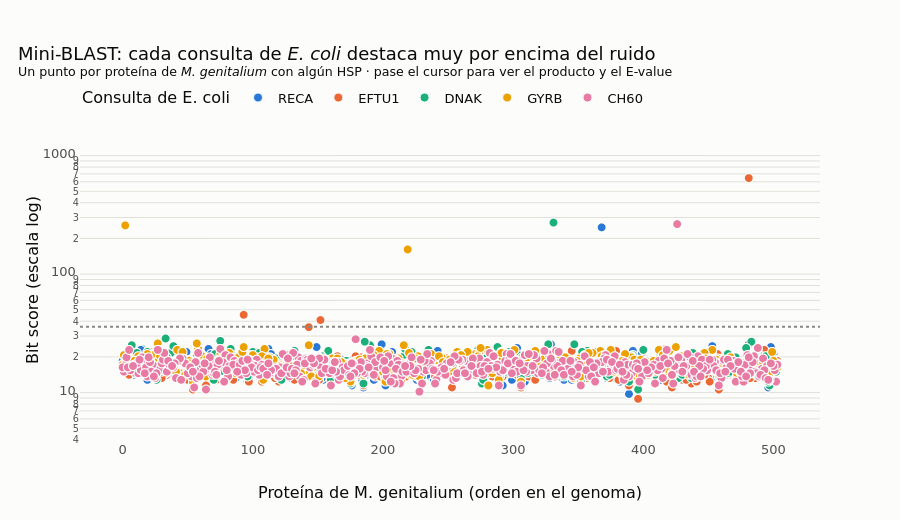

Here is the notebook cell this chart was saved with:
### Code cell
order = {tag: k for k, (tag, _, _) in enumerate(proteome)}
plot_df = hits_df.assign(protein_index=hits_df["subject"].map(order),
                         log10E=np.log10(hits_df["evalue"].clip(lower=1e-300)))
fig = px.scatter(plot_df, x="protein_index", y="bits", color="query",
                 color_discrete_sequence=ec.CATEGORICAL,
                 hover_data={"product": True, "subject": True, "raw_score": True, "evalue": ":.1e",
                             "protein_index": False, "log10E": False, "significant": True},
                 labels={"protein_index": "Proteína de M. genitalium (orden en el genoma)", "bits": "Bit score",
                         "query": "Consulta de E. coli", "significant": "E ≤ 10⁻³"})
thr_bits = np.log2(350 * N_DB / 1e-3)
fig.add_hline(y=thr_bits, line_dash="dot", line_color=ec.MUTED,
              annotation_text=f"≈ {thr_bits:.0f} bits → E = 10⁻³", annotation_position="top left")
fig.update_traces(marker=dict(size=9, line=dict(width=1, color=ec.SURFACE)))
fig.update_layout(title=dict(text="Mini-BLAST: cada consulta de <i>E. coli</i> destaca muy por encima del ruido"
                                  "<br><sup>Un punto por proteína de <i>M. genitalium</i> con algún HSP · pase el cursor para ver el producto y el E-value</sup>"),
                  yaxis=dict(type="log", range=[0.6, 3.3], title="Bit score (escala log)"), height=520,
                  margin=dict(t=120),
                  legend=dict(orientation="h", yanchor="bottom", y=1.02, x=0))
fig.show()

### Figure 1 — Plotly figure (JSON) as saved in the notebook; plotly's stock layout.template omitted (floating-point values rounded to 4 significant figures; data arrays with more than 128 entries replaced by an {"elided": "..."} marker saying what was removed)
{"data": [{"customdata": {"elided": "504x6 mixed values"}, "hovertemplate": "Consulta de E. coli=RECA<br>Bit score=%{y}<br>product=%{customdata[0]}<br>subject=%{customdata[1]}<br>raw_score=%{customdata[2]}<br>evalue=%{customdata[3]:.1e}<br>E ≤ 10⁻³=%{customdata[5]}<extra></extra>", "legendgroup": "RECA", "marker": {"color": "#2a78d6", "line": {"color": "#fcfcfb", "width": 1}, "size": 9, "symbol": "circle"}, "mode": "markers", "name": "RECA", "showlegend": true, "type": "scattergl", "x": {"elided": "504 int values"}, "xaxis": "x", "y": {"elided": "504 float values"}, "yaxis": "y"}, {"customdata": {"elided": "504x6 mixed values"}, "hovertemplate": "Consulta de E. coli=EFTU1<br>Bit score=%{y}<br>product=%{customdata[0]}<br>subject=%{customdata[1]}<br>raw_score=%{customdata[2]}<br>evalue=%{customdata[3]:.1e}<br>E ≤ 10⁻³=%{customdata[5]}<extra></extra>", "legendgroup": "EFTU1", "marker": {"color": "#eb6834", "line": {"color": "#fcfcfb", "width": 1}, "size": 9, "symbol": "circle"}, "mode": "markers", "name": "EFTU1", "showlegend": true, "type": "scattergl", "x": {"elided": "504 int values"}, "xaxis": "x", "y": {"elided": "504 float values"}, "yaxis": "y"}, {"customdata": {"elided": "504x6 mixed values"}, "hovertemplate": "Consulta de E. coli=DNAK<br>Bit score=%{y}<br>product=%{customdata[0]}<br>subject=%{customdata[1]}<br>raw_score=%{customdata[2]}<br>evalue=%{customdata[3]:.1e}<br>E ≤ 10⁻³=%{customdata[5]}<extra></extra>", "legendgroup": "DNAK", "marker": {"color": "#1baf7a", "line": {"color": "#fcfcfb", "width": 1}, "size": 9, "symbol": "circle"}, "mode": "markers", "name": "DNAK", "showlegend": true, "type": "scattergl", "x": {"elided": "504 int values"}, "xaxis": "x", "y": {"elided": "504 float values"}, "yaxis": "y"}, {"customdata": {"elided": "504x6 mixed values"}, "hovertemplate": "Consulta de E. coli=GYRB<br>Bit score=%{y}<br>product=%{customdata[0]}<br>subject=%{customdata[1]}<br>raw_score=%{customdata[2]}<br>evalue=%{customdata[3]:.1e}<br>E ≤ 10⁻³=%{customdata[5]}<extra></extra>", "legendgroup": "GYRB", "marker": {"color": "#eda100", "line": {"color": "#fcfcfb", "width": 1}, "size": 9, "symbol": "circle"}, "mode": "markers", "name": "GYRB", "showlegend": true, "type": "scattergl", "x": {"elided": "504 int values"}, "xaxis": "x", "y": {"elided": "504 float values"}, "yaxis": "y"}, {"customdata": {"elided": "503x6 mixed values"}, "hovertemplate": "Consulta de E. coli=CH60<br>Bit score=%{y}<br>product=%{customdata[0]}<br>subject=%{customdata[1]}<br>raw_score=%{customdata[2]}<br>evalue=%{customdata[3]:.1e}<br>E ≤ 10⁻³=%{customdata[5]}<extra></extra>", "legendgroup": "CH60", "marker": {"color": "#e87ba4", "line": {"color": "#fcfcfb", "width": 1}, "size": 9, "symbol": "circle"}, "mode": "markers", "name": "CH60", "showlegend": true, "type": "scattergl", "x": {"elided": "503 int values"}, "xaxis": "x", "y": {"elided": "503 float values"}, "yaxis": "y"}], "layout": {"annotations": [{"showarrow": false, "text": "≈ 36 bits → E = 10⁻³", "x": 0, "xanchor": "left", "xref": "x domain", "y": 35.87, "yanchor": "bottom", "yref": "y"}], "height": 520, "legend": {"orientation": "h", "title": {"text": "Consulta de E. coli"}, "tracegroupgap": 0, "x": 0, "y": 1.02, "yanchor": "bottom"}, "margin": {"t": 120}, "shapes": [{"line": {"color": "#898781", "dash": "dot"}, "type": "line", "x0": 0, "x1": 1, "xref": "x domain", "y0": 35.87, "y1": 35.87, "yref": "y"}], "title": {"text": "Mini-BLAST: cada consulta de <i>E. coli</i> destaca muy por encima del ruido<br><sup>Un punto por proteína de <i>M. genitalium</i> con algún HSP · pase el cursor para ver el producto y el E-value</sup>"}, "xaxis": {"anchor": "y", "domain": [0.0, 1.0], "title": {"text": "Proteína de M. genitalium (orden en el genoma)"}}, "yaxis": {"anchor": "x", "domain": [0.0, 1.0], "range": [0.6, 3.3], "title": {"text": "Bit score (escala log)"}, "type": "log"}}}
